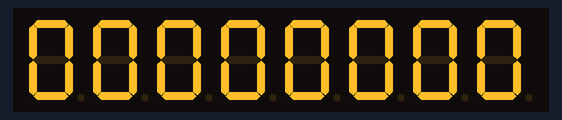
This program was run on a simulated ATmega32, built with avr-gcc and emulated at 1 MHz (the files do not name the chip). On the bench: 8-digit seven-segment display. Wiring (inferred from the names in the program): MAX7219 LED driver: CS PB4.

Above: at 0.1 s.
At 10.1 s:
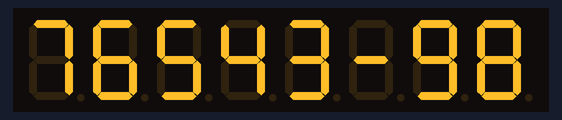
At 14.1 s:
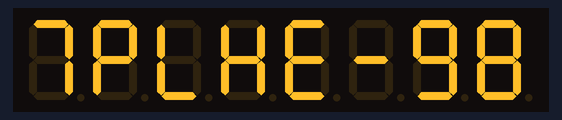
At 18.1 s:
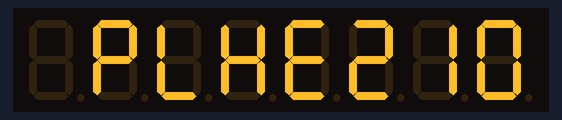
At 27.1 s:
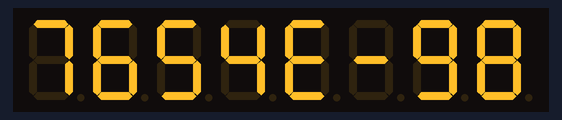
At 37.1 s:
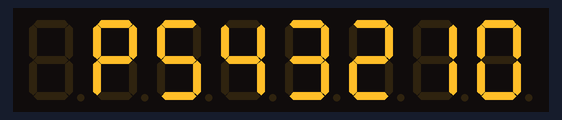

The program:

main.c
```c
/*
 * MAX7221_lab.c
 *
 * Created: 11/7/2023 2:29:27 PM
 * Author : Moamen
 */
#define F_CPU 1000000UL

#include <avr/io.h>
#include <util/delay.h>
#include "Commands.h"

#define SS		4
#define MOSI	5
#define SCLK	7

void SPI_INIT(void)
{
	DDRB |= (1<<SS | 1<<MOSI | 1<<SCLK);

	SPCR |= (1<<SPE | 1<<MSTR | 1<<SPR0);
}

void sendCommand(unsigned char cmd)
{
	SPDR = cmd;
	while(!(SPSR & 1<<7));
}

void sendData(unsigned char x)
{
	SPDR = x;
	while(!(SPSR & 1<<7));
}

void transmitDataToMax7221(unsigned char cmd,unsigned char x)
{
	PORTB &= ~(1<< SS);

	sendCommand(cmd);
	sendData(x);

	PORTB |= (1<< SS);
}


int main(void)
{
	unsigned char counter = 0;
	SPI_INIT();

	transmitDataToMax7221(Decoding_Mode,0xFF);
	transmitDataToMax7221(Scan_Limit,0x07);
	transmitDataToMax7221(Intensity,0x0F);
	transmitDataToMax7221(Turn_On_Off ,0x01);

    while (1)
    {
		for(unsigned char index = SEG0 ; index <= SEG7 ; index++)
		{
			transmitDataToMax7221(index, counter++);
			_delay_ms(1000);
		}
    }
}
```

Commands.h
```c
/*
 * Commands.h
 *
 * Created: 11/7/2023 2:38:42 PM
 *  Author: Moamen
 */


#ifndef COMMANDS_H_
#define COMMANDS_H_

#define No_Operation		0x0
#define SEG0				0x1
#define SEG1				0x2
#define SEG2				0x3
#define SEG3				0x4
#define SEG4				0x5
#define SEG5				0x6
#define SEG6				0x7
#define SEG7				0x8
#define Decoding_Mode		0x9
#define Intensity			0xA
#define Scan_Limit			0xB
#define Turn_On_Off			0xC
#define Display_Test		0xD


#endif /* COMMANDS_H_ */
```

Measured:
- what the display in image 1 shows lasts 1.0 s, from 10.0 s to 11.0 s
